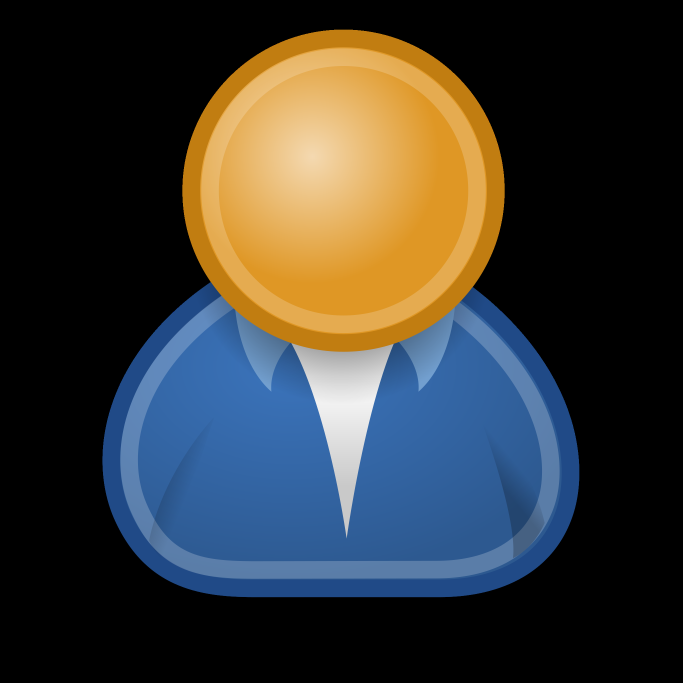
#> input picture images/user.png, 2048 x 2048 px (shown at 1/3 size)
$ python basic.py
#> lines starting #> are read from the running program, lines starting #| are printed output that depends on the picture; after the words box and inside, x2 and y2 are one past the last pixel; in counts of white or black regions, pixels touching at a corner belong together
import cv2 as cv

# reading images
image = cv.imread('images/user.png')
#> image is the input picture: shape (2048, 2048, 3); mean B, G, R 52.5, 55.4, 55.2
img = cv.resize(image, (500,500))
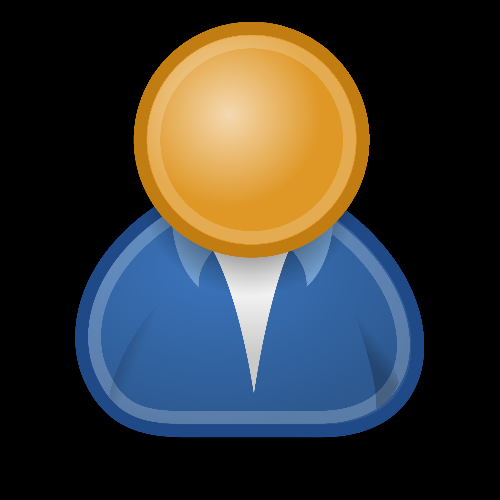
#> img: shape (500, 500, 3); mean B, G, R 52.5, 55.3, 55.2
cv.imshow('Original', img)

# converting to gray scale
gray = cv.cvtColor(img, cv.COLOR_BGR2GRAY)
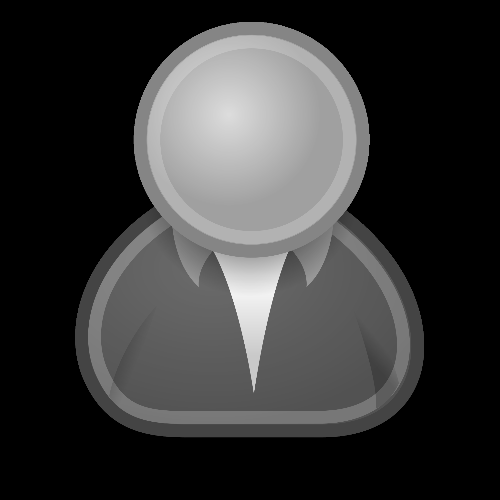
#> gray: shape (500, 500); min 0, max 242, mean 55
cv.imshow('Gray', gray)

# blur
blur = cv.GaussianBlur(img, (7,7), cv.BORDER_DEFAULT)
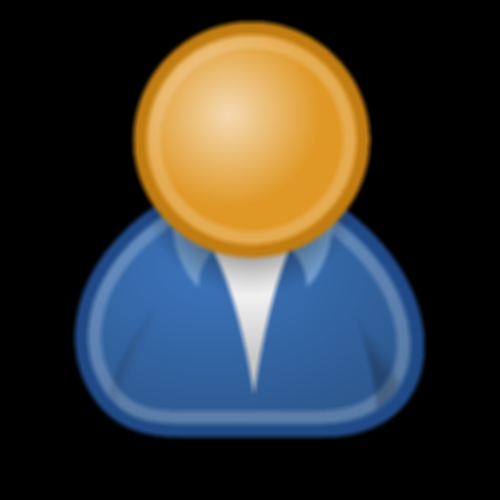
#> blur: shape (500, 500, 3); mean B, G, R 52.5, 55.3, 55.2
cv.imshow('Blur', blur)

# edge cascade
canny = cv.Canny(img, 125, 175)
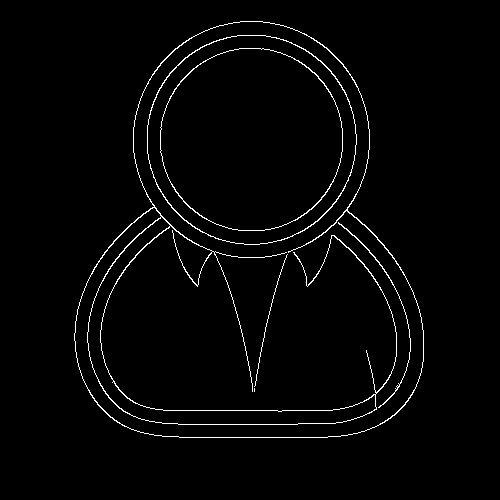
#> canny: shape (500, 500); 2.1% white in thin lines or dots, all inside (x1, y1, x2, y2) = (74, 21, 424, 438)
cv.imshow('Canny', canny)

# Dilating image
dilated = cv.dilate(canny, (3,3), iterations=1)
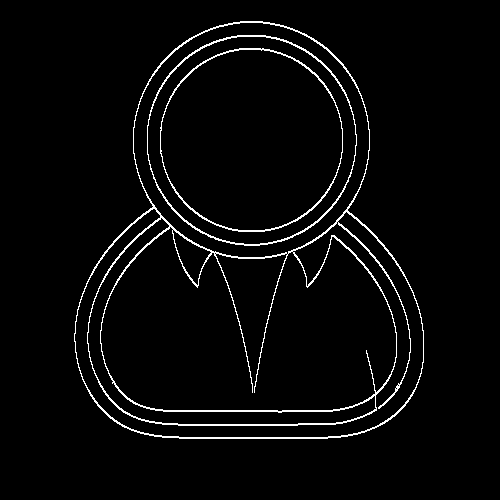
#> dilated: shape (500, 500); 3.2% white in thin lines or dots, all inside (x1, y1, x2, y2) = (74, 21, 424, 439)
cv.imshow('Dilate', dilated)

# this was for reading image
cv.waitKey(0)

$ run again, with images/faces.jpg saved as images/user.png
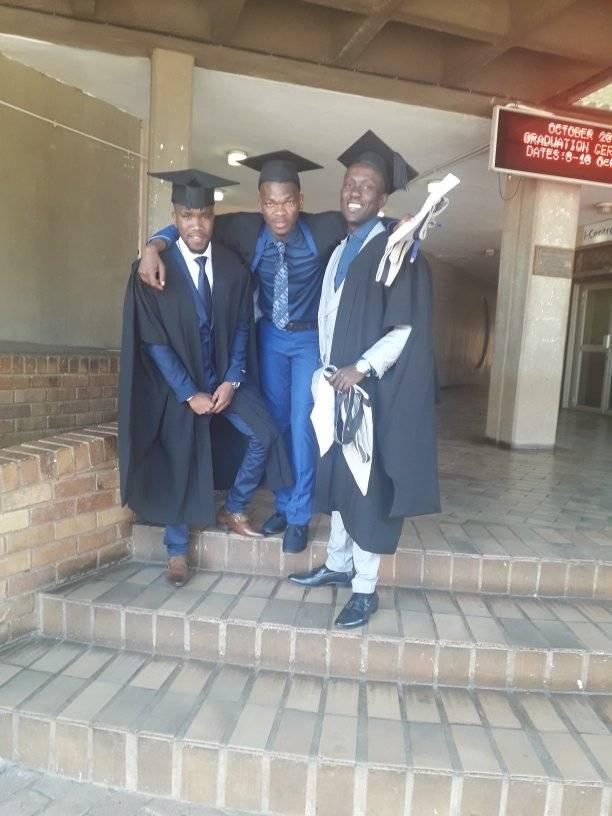
#> input picture images/faces.jpg, 612 x 816 px
#> image is the input picture: shape (816, 612, 3); mean B, G, R 136.6, 140.3, 143.7
#> `canny = cv.Canny(img, 125, 175)`:
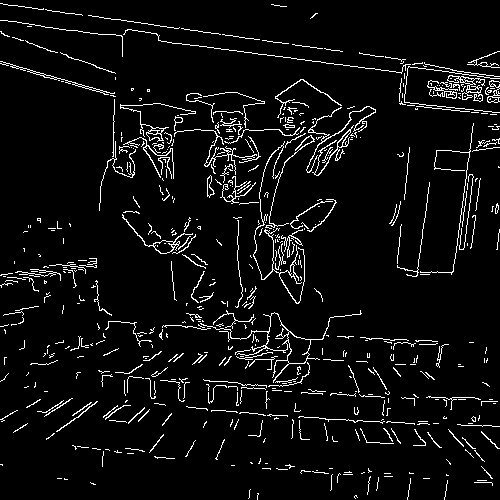
#> canny: shape (500, 500); 5.6% white in thin lines or dots
#> `dilated = cv.dilate(canny, (3,3), iterations=1)`:
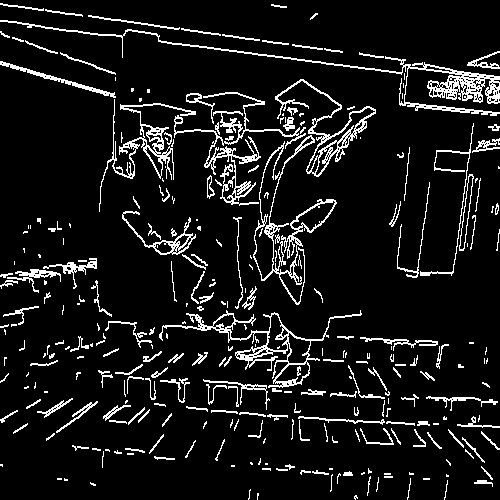
#> dilated: shape (500, 500); 9.1% white in thin lines or dots

$ run again, with images/family.jpg saved as images/user.png
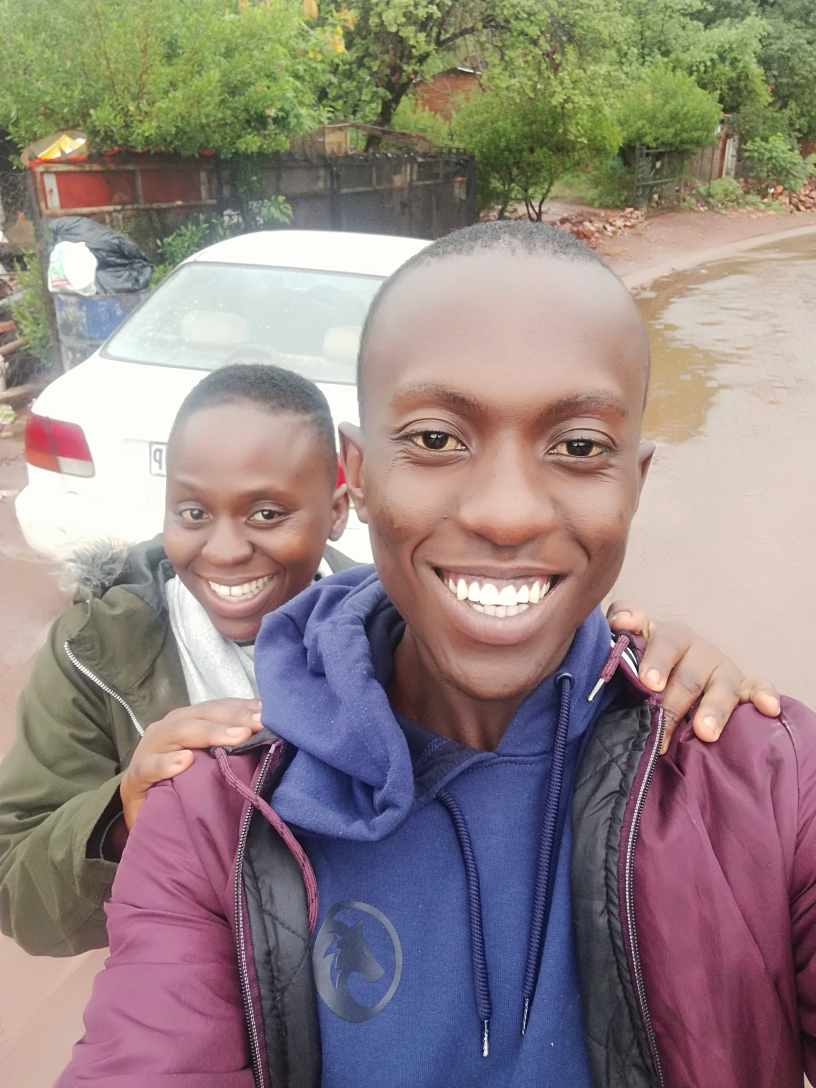
#> input picture images/family.jpg, 2448 x 3264 px (shown at 1/3 size)
#> image is the input picture: shape (3264, 2448, 3); mean B, G, R 129.7, 132.1, 146.7
#> `canny = cv.Canny(img, 125, 175)`:
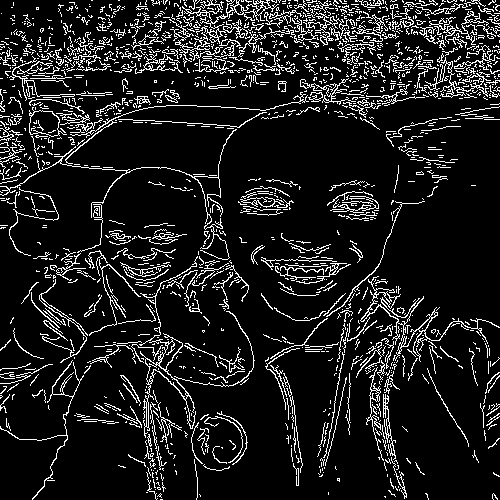
#> canny: shape (500, 500); 11.5% white in thin lines or dots
#> `dilated = cv.dilate(canny, (3,3), iterations=1)`:
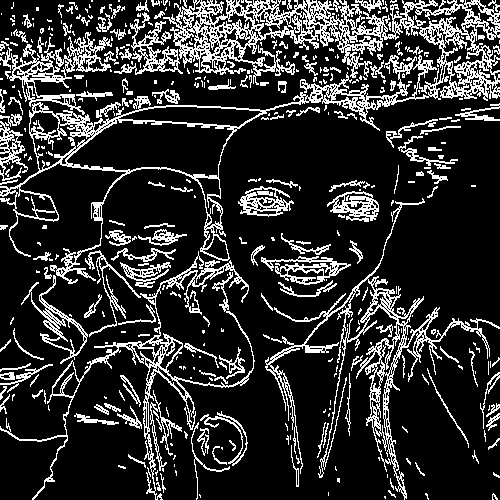
#> dilated: shape (500, 500); 19% white in thin lines or dots
